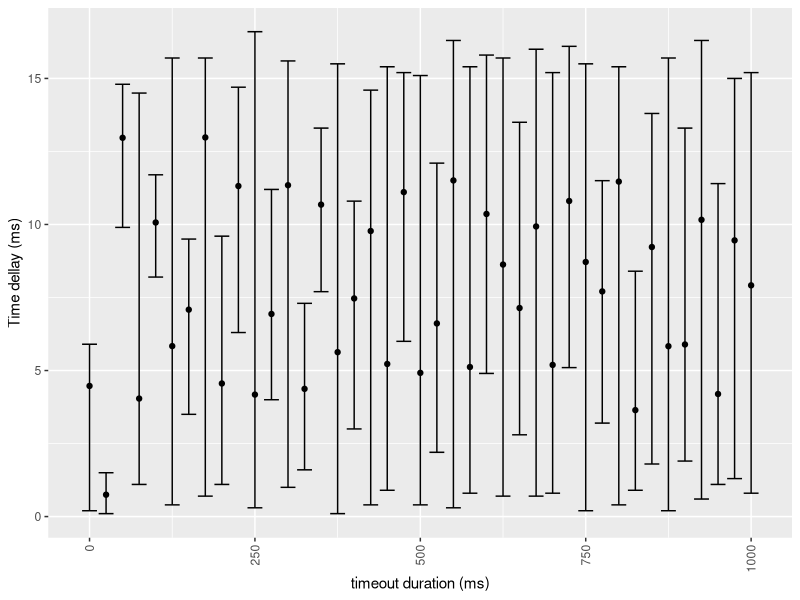

Recreate this plot in R.
## ---- chunk 1
if (!require("tidyverse")) install.packages("tidyverse")
if (!require("ggplot2")) install.packages("ggplot2")
if (!require("readr")) install.packages("readr")
## ---- chunk 2

data <- read.csv("data.csv", sep=",")

means <- data.frame(x=c(as.numeric(substr(colnames(data),2,10))), y=c(colMeans(data)), ymin=c(sapply(data,min)), ymax=c(sapply(data,max)))

ggplot(means, aes(x=x, y=y)) + geom_point() + geom_errorbar(aes(x=x, ymin=ymin, ymax=ymax)) + theme(axis.text.x=element_text(angle=90,hjust=1,vjust=0.5)) + xlab("timeout duration (ms)") + ylab("Time dellay (ms)") 
